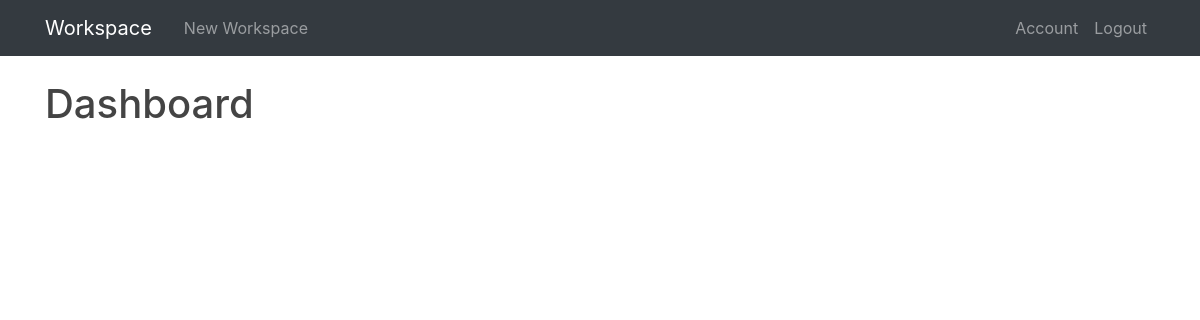
Page /dashboard/ (signed in) on the earlier database version.
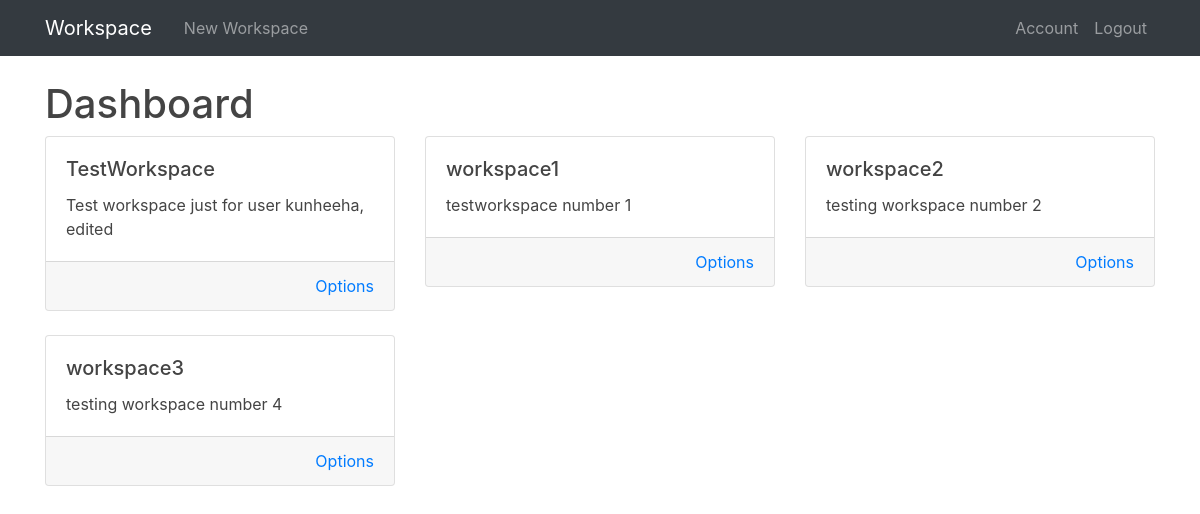
Same page on the later database version.
### workspace/models.py (models this page shows, shortened)
class Workspace(models.Model):
    name = models.CharField(max_length=50)
    desc = models.CharField(max_length=100)
    users = models.ManyToManyField(User)

### workspace/views.py (the view)
# urls.py: path('dashboard/', DashboardListView.as_view(), name='user-dashboard'),
class DashboardListView(LoginRequiredMixin, ListView):
    model = Workspace
    template_name = 'workspace/dashboard.html'
    context_object_name = 'workspaces'
    def get_queryset(self):
        user = self.request.user
        return Workspace.objects.filter(users=user)

### workspace/templates/workspace/dashboard.html (shortened to what this page needs)
{% extends 'workspace/base.html' %}
{% block navbar %}<a class="nav-item nav-link" href="{% url 'new-workspace' %}">New Workspace</a>{% endblock %}
{% block content %}
	<h1>Dashboard</h1>
	<div class="row row-cols-1 row-cols-md-3">
		{% for workspace in workspaces %}
			<div class="col mb-4">
				<div class="card">
			  	<a class="workspace-link" href="">
			  		<div class="card-body">
					    <h5 class="card-title">{{ workspace.name }}</h5>
					    <p class="card-text">{{ workspace.desc }}</p>
					  </div>
			  	</a>
				  <div class="card-footer text-right">
				  	<div class="dropdown">
				  		<a style="cursor:pointer" class="card-link" id="optionsLink" data-toggle="dropdown" aria-haspopup="true" aria-expanded="false">Options</a>
				  	</div>
				  </div>
				</div>
			</div>
		{% endfor %}
	</div>
{% endblock %}

### workspace/templates/workspace/base.html (shortened to what this page needs)
{% load static %}
<!DOCTYPE html>
<html lang="en">
<head>
  <link rel="stylesheet" href="https://cdn.jsdelivr.net/npm/bootstrap@4.6.0/dist/css/bootstrap.min.css">
  <link rel="stylesheet" type="text/css" href="{% static 'workspace/main.css' %}">
</head>
<body>
	<header class="site-header">
	  <nav class="navbar navbar-expand-md navbar-dark bg-dark fixed-top">
	    <div class="container">
	      <a class="navbar-brand mr-4" href="/">Workspace</a>
	      <div class="collapse navbar-collapse" id="navbarToggle">
	        <div class="navbar-nav mr-auto">
	        	{% block navbar %}{% endblock %}
	        </div>
	        <div class="navbar-nav">
	        	{% if user.is_authenticated %}
		        	<a class="nav-item nav-link" href="#">Account</a>
		        	<a class="nav-item nav-link" href="{% url 'logout' %}">Logout</a>
	        	{% else %}
		        	<a class="nav-item nav-link" href="{% url 'register' %}">Join</a>
		        	<a class="nav-item nav-link" href="{% url 'login' %}">Login</a>
	        	{% endif %}
	        </div>
	      </div>
	    </div>
	  </nav>
	</header>
	<main role="main" class="container">
	  <div class="row">
	    <div class="col-md-12">
	      {% block content %}{% endblock %}
	    </div>
	  </div>
	</main>
</body>
</html>

### workspace/static/workspace/main.css (style rules this page uses)
body { color: #333333; margin-top: 5rem; }
h1, h2, h3, h4, h5, h6 { color: #444444; }
.card .workspace-link { color: #444444; text-decoration: none; }

Differences in the rows shown:
added Workspace: name "TestWorkspace", desc "Test workspace just for user kunheeha, edited"
added Workspace: name "workspace1", desc "testworkspace number 1"
added Workspace: name "workspace2", desc "testing workspace number 2"
added Workspace: name "workspace3", desc "testing workspace number 4"
